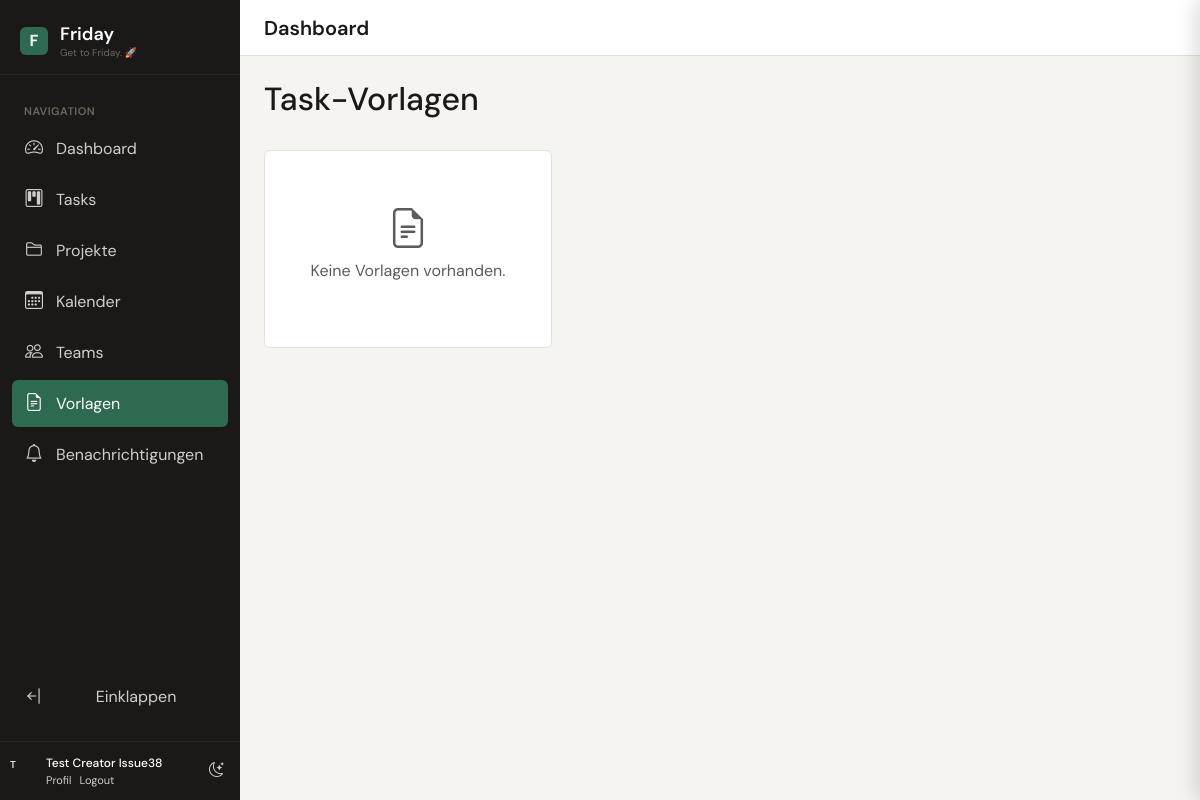
The app's page /tasks/templates/ (signed in), older data.
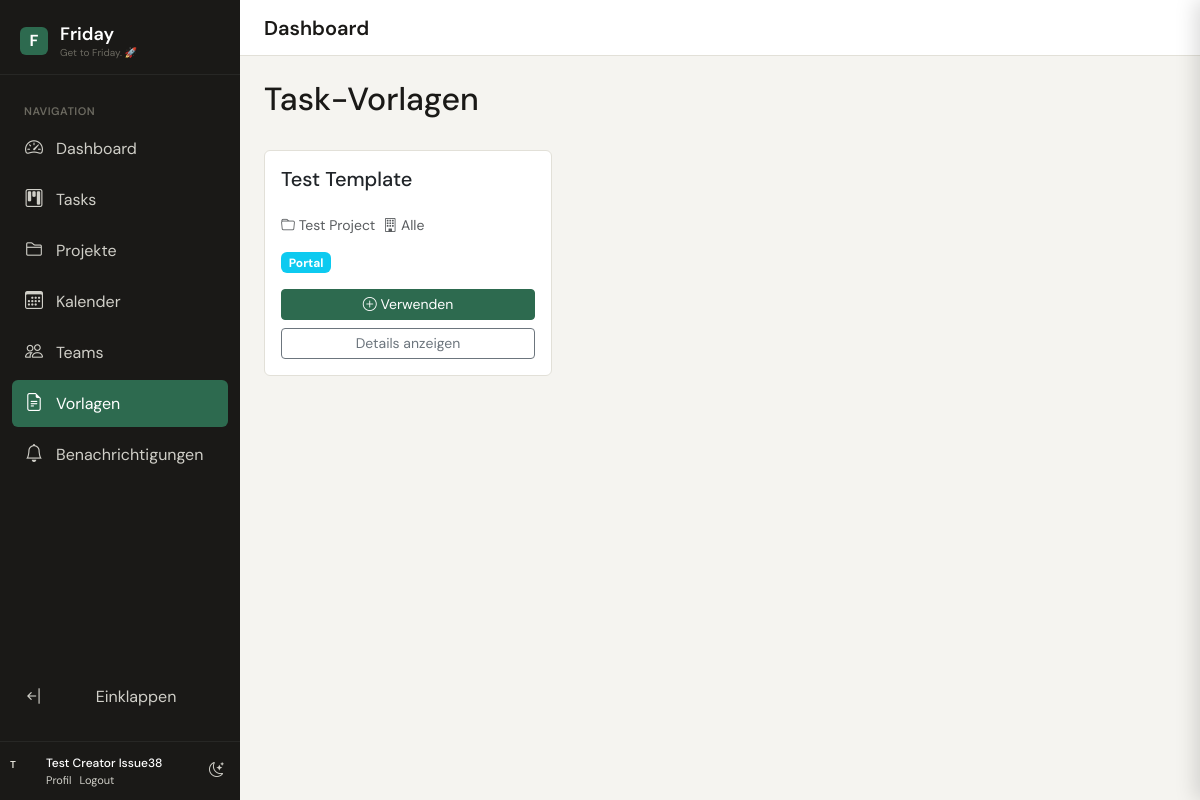
The same page, newer data.
### apps/accounts/models.py (models this page shows, shortened)
class User(AbstractUser):
    avatar = models.ImageField(upload_to='avatars/', blank=True)
    display_name = models.CharField(max_length=100, blank=True)
    job_title = models.CharField(max_length=100, blank=True)
    phone = models.CharField(max_length=30, blank=True)
    azure_oid = models.CharField(max_length=100, blank=True, db_index=True)  # object ID from token
    azure_upn = models.EmailField(blank=True)  # UserPrincipalName
    notify_email = models.BooleanField(default=True)
    notify_inapp = models.BooleanField(default=True)
    timezone = models.CharField(max_length=50, default='Europe/Berlin')
    is_portal_user = models.BooleanField(
        default=False,
        help_text='Portal users have limited access and are not shown in assignee dropdowns'
    )
    portal_client = models.ForeignKey(
        'core.Client',
        on_delete=models.SET_NULL,
        null=True,
        blank=True,
        related_name='portal_users',
        help_text='Client/Mandant assignment for portal users'
    )
    class Meta:
        verbose_name = 'User'
        verbose_name_plural = 'Users'
    @property
    def full_name(self):
        return self.display_name or self.get_full_name() or self.username
    @property
    def teams(self):
        from apps.teams.models import Team
        return Team.objects.filter(memberships__user=self, is_active=True)

### apps/tasks/models.py (models this page shows, shortened)
class TaskTemplate(TimeStampedModel):
    name                = models.CharField(max_length=200)
    slug                = models.SlugField(unique=True)
    description         = models.TextField(
                            blank=True,
                            help_text='Interne Beschreibung der Vorlage.'
                          )
    default_project     = models.ForeignKey(
                            'projects.Project',
                            on_delete=models.SET_NULL,
                            null=True, blank=True,
                            help_text='Vorausgewähltes Projekt.'
                          )
    default_priority    = models.IntegerField(
                            choices=[],  # Will be set dynamically
                            default=0
                          )
    default_assigned_to_team = models.ForeignKey(
                            'teams.Team',
                            on_delete=models.SET_NULL,
                            null=True, blank=True,
                            help_text='Vorausgewähltes Team.'
                          )
    extra_fields_yaml   = models.TextField(
                            blank=True,
                            help_text='''YAML-Definition der Zusatzfelder.
Beispiel:
- name: zielgruppe
  label: Zielgruppe
  type: text
  required: true

- name: ton
  label: Ton der Kommunikation
  type: select
  required: true
  options:
    - Formell
    - Informell
    - Neutral
'''
                          )
    is_active           = models.BooleanField(default=True)
    is_portal_visible   = models.BooleanField(
                            default=False,
                            help_text='Im Customer Portal verfügbar.'
                          )
    client              = models.ForeignKey(
                            'core.Client',
                            on_delete=models.SET_NULL,
                            null=True, blank=True,
                            help_text='Nur für diesen Mandanten sichtbar. '
                                      'Leer = alle Mandanten.'
                          )
    created_by          = models.ForeignKey(
                            settings.AUTH_USER_MODEL,
                            on_delete=models.SET_NULL,
                            null=True
                          )
    class Meta:
        ordering = ['name']
        verbose_name = 'Task Template'
    def get_extra_fields(self) -> list:
        if not self.extra_fields_yaml:
            return []

### apps/projects/models.py (models this page shows, shortened)
class Project(TimeStampedModel):
    STATUS_PLANNING     = 'planning'
    STATUS_ACTIVE       = 'active'
    STATUS_ON_HOLD      = 'on_hold'
    STATUS_PRODUCTION   = 'production'
    STATUS_DONE         = 'done'
    STATUS_DEFERRED     = 'deferred'
    STATUS_ARCHIVED     = 'archived'
    STATUS_END_OF_LIFE  = 'end_of_life'
    STATUS_CHOICES = [
        (STATUS_PLANNING,    'Planung'),
        (STATUS_ACTIVE,      'Aktiv'),
        (STATUS_ON_HOLD,     'Pausiert'),
        (STATUS_PRODUCTION,  'Production'),
        (STATUS_DONE,        'Abgeschlossen'),
        (STATUS_DEFERRED,    'Zurückgestellt'),
        (STATUS_ARCHIVED,    'Archiviert'),
        (STATUS_END_OF_LIFE, 'End of Life'),
    ]
    VISIBILITY_MEMBERS = 'members'
    VISIBILITY_ORG     = 'organisation'
    VISIBILITY_CHOICES = [
        (VISIBILITY_MEMBERS, 'Members only'),
        (VISIBILITY_ORG,     'Entire organisation'),
    ]
    name        = models.CharField(max_length=200)
    description = models.TextField(blank=True)
    status      = models.CharField(
        max_length=20,
        choices=STATUS_CHOICES,
        default=STATUS_PLANNING
    )
    visibility  = models.CharField(
        max_length=20,
        choices=VISIBILITY_CHOICES,
        default=VISIBILITY_MEMBERS
    )
    owner       = models.ForeignKey(
        settings.AUTH_USER_MODEL,
        on_delete=models.SET_NULL,
        null=True,
        related_name='owned_projects'
    )
    client      = models.ForeignKey(
        'core.Client',
        on_delete=models.SET_NULL,
        null=True,
        blank=True,
        related_name='projects',
        help_text='Client / Mandant this project belongs to.'
    )
    start_date  = models.DateField(null=True, blank=True)
    due_date    = models.DateField(null=True, blank=True)
    priority    = models.IntegerField(default=0)
    color       = models.CharField(max_length=7, default='#3b82f6')
    user_members = models.ManyToManyField(
        settings.AUTH_USER_MODEL,
        through='ProjectUserMembership',
        related_name='member_projects',
        blank=True,
    )
    team_members = models.ManyToManyField(
        'teams.Team',
        through='ProjectTeamMembership',
        related_name='member_projects',
        blank=True,
    )
    class Meta:
        ordering = ['-updated_at']

### apps/tasks/views.py (the view)
# urls.py: path('templates/',                           views.TemplateListView.as_view(),        name='template-list'),
class TemplateListView(LoginRequiredMixin, View):
    def get(self, request):
        from .models import TaskTemplate
        templates = TaskTemplate.objects.filter(
            is_active=True
        ).select_related('default_project', 'default_assigned_to_team', 'client')
        return render(request, 'tasks/templates/list.html', {
            'templates': templates,
        })

### apps/core/context_processors.py (called while the page is built)
def friday_context(request):
    context = {
        'app_version': '1.0.0',
        'user_teams': [],
        'unread_notification_count': 0,
    }
    if request.user.is_authenticated:
        try:
            context['user_teams'] = list(request.user.teams.all()) if hasattr(request.user, 'teams') else []
        except Exception:
            context['user_teams'] = []
        try:
            from apps.notifications.models import Notification
            context['unread_notification_count'] = Notification.objects.filter(
                recipient=request.user, is_read=False
            ).count()
        except Exception:
            context['unread_notification_count'] = 0
    return context

### templates/tasks/templates/list.html (shortened to what this page needs)
{% extends 'base.html' %}
{% load static %}
{% block content %}
<div class="d-flex justify-content-between align-items-center mb-4">
    <h2>Task-Vorlagen</h2>
</div>
<div class="row row-cols-1 row-cols-md-2 row-cols-lg-3 g-4">
    {% for template in templates %}
    <div class="col">
        <div class="card h-100">
            <div class="card-body">
                <div class="d-flex justify-content-between align-items-start mb-3">
                    <h5 class="card-title">{{ template.name }}</h5>
                </div>
                <div class="d-flex flex-wrap gap-2 mb-3 small text-muted">
                    {% if template.default_project %}
                    <span><i class="bi bi-folder"></i> {{ template.default_project.name }}</span>
                    {% endif %}
                    {% if template.client %}
                    <span><i class="bi bi-building"></i> {{ template.client.short_name }}</span>
                    {% else %}
                    <span><i class="bi bi-building"></i> Alle</span>
                    {% endif %}
                </div>
                <div class="d-flex flex-wrap gap-2 mb-3">
                    {% if template.is_portal_visible %}
                    <span class="badge bg-info">Portal</span>
                    {% endif %}
                </div>
                <div class="d-grid gap-2">
                    <a href="{% url 'tasks:template-use' template.slug %}"
                       class="btn btn-primary btn-sm">
                        <i class="bi bi-plus-circle"></i> Verwenden
                    </a>
                    <a href="{% url 'tasks:template-detail' template.slug %}"
                       class="btn btn-outline-secondary btn-sm">
                        Details anzeigen
                    </a>
                </div>
            </div>
        </div>
    </div>
    {% empty %}
    <div class="col-12">
        <div class="card">
            <div class="card-body text-center text-muted py-5">
                <i class="bi bi-file-earmark-text fs-1 mb-3"></i>
                <p>Keine Vorlagen vorhanden.</p>
            </div>
        </div>
    </div>
    {% endfor %}
</div>
{% endblock %}

### templates/base.html (shortened to what this page needs)
{% load static %}
<!DOCTYPE html>
<html lang="en">
<head>
    <link href="https://cdn.jsdelivr.net/npm/bootstrap@5.3.0/dist/css/bootstrap.min.css" rel="stylesheet">
    <link rel="stylesheet" href="https://cdn.jsdelivr.net/npm/bootstrap-icons@1.11.0/font/bootstrap-icons.css">
    <link rel="stylesheet" href="https://cdn.jsdelivr.net/npm/easymde/dist/easymde.min.css">
    <link rel="stylesheet" href="https://cdn.jsdelivr.net/npm/tributejs@5/dist/tribute.css">
    <link rel="stylesheet" href="{% static 'css/friday.css' %}">
</head>
<body hx-headers='{"X-CSRFToken": "{{ csrf_token }}"}'>
    <div class="friday-layout">
        {% include 'partials/sidebar.html' %}
        <div class="friday-main">
            {% include 'partials/topbar.html' %}
            <div class="friday-content">
                {% block content %}{% endblock %}
            </div>
        </div>
    </div>
</body>
</html>

### templates/partials/sidebar.html (shortened to what this page needs)
<aside class="friday-sidebar" id="friday-sidebar">
    <div class="sidebar-logo">
        <div class="sidebar-logo-mark">F</div>
        <div class="sidebar-logo-text-wrap">
            <span class="sidebar-logo-text">Friday</span>
            <span class="sidebar-logo-tagline">Get to Friday. 🚀</span>
        </div>
    </div>
    <nav class="sidebar-nav">
        <div class="sidebar-section-label">Navigation</div>
        <a href="{% url 'dashboard:dashboard' %}"
           class="sidebar-link {% if request.resolver_match.app_name == 'dashboard' %}active{% endif %}"
           title="Dashboard"
           data-bs-toggle="tooltip"
           data-bs-placement="right"
           data-bs-title="Dashboard">
            <i class="bi bi-speedometer2"></i>
            <span class="sidebar-link-text">Dashboard</span>
        </a>
        <a href="{% url 'kanban:kanban-board' %}"
           class="sidebar-link {% if request.resolver_match.app_name == 'kanban' %}active{% endif %}"
           title="Tasks"
           data-bs-toggle="tooltip"
           data-bs-placement="right"
           data-bs-title="Tasks">
            <i class="bi bi-kanban"></i>
            <span class="sidebar-link-text">Tasks</span>
        </a>
        <a href="{% url 'projects:project-list' %}"
           class="sidebar-link {% if request.resolver_match.app_name == 'projects' and request.resolver_match.url_name != 'calendar' %}active{% endif %}"
           title="Projekte"
           data-bs-toggle="tooltip"
           data-bs-placement="right"
           data-bs-title="Projekte">
            <i class="bi bi-folder2"></i>
            <span class="sidebar-link-text">Projekte</span>
        </a>
        <a href="{% url 'projects:calendar' %}"
           class="sidebar-link {% if request.resolver_match.url_name == 'calendar' %}active{% endif %}"
           title="Kalender"
           data-bs-toggle="tooltip"
           data-bs-placement="right"
           data-bs-title="Kalender">
            <i class="bi bi-calendar3"></i>
            <span class="sidebar-link-text">Kalender</span>
        </a>
        <a href="{% url 'teams:team-list' %}"
           class="sidebar-link {% if request.resolver_match.app_name == 'teams' %}active{% endif %}"
           title="Teams"
           data-bs-toggle="tooltip"
           data-bs-placement="right"
           data-bs-title="Teams">
            <i class="bi bi-people"></i>
            <span class="sidebar-link-text">Teams</span>
        </a>
        <a href="{% url 'tasks:template-list' %}"
           class="sidebar-link {% if request.resolver_match.url_name|slice:":9" == 'template-' %}active{% endif %}"
           title="Vorlagen"
           data-bs-toggle="tooltip"
           data-bs-placement="right"
           data-bs-title="Vorlagen">
            <i class="bi bi-file-earmark-text"></i>
            <span class="sidebar-link-text">Vorlagen</span>
        </a>
        <a href="{% url 'notifications:notification-list' %}"
           class="sidebar-link {% if request.resolver_match.app_name == 'notifications' %}active{% endif %}"
           title="Benachrichtigungen"
           data-bs-toggle="tooltip"
           data-bs-placement="right"
           data-bs-title="Benachrichtigungen">
            <i class="bi bi-bell"></i>
            <span class="sidebar-link-text">
                Benachrichtigungen
            </span>
        </a>
        <button class="sidebar-link sidebar-toggle-btn mt-auto"
                onclick="toggleSidebar()"
                title="Menü einklappen"
                data-bs-toggle="tooltip"
                data-bs-placement="right"
                data-bs-title="Menü">
            <i class="bi bi-arrow-bar-left" id="sidebar-toggle-icon"></i>
            <span class="sidebar-link-text">Einklappen</span>
        </button>
    </nav>
    <div class="sidebar-footer">
        {% if user.is_authenticated %}
        <div class="sidebar-user">
            <div class="user-avatar user-avatar-sm sidebar-user-avatar">
                {% if user.avatar %}
                    <img src="{{ user.avatar.url }}" alt="{{ user.full_name }}">
                {% else %}
                    <div class="avatar-placeholder">{{ user.username|first|upper }}</div>
                {% endif %}
            </div>
            <div class="sidebar-user-info">
                <div class="sidebar-user-name">{{ user.full_name }}</div>
                <div class="sidebar-user-links">
                    <a href="{% url 'accounts:profile' %}">Profil</a>
                    <form method="post" action="{% url 'accounts:logout' %}" style="display:inline">
                        <button type="submit" class="btn-link-inline">Logout</button>
                    </form>
                </div>
            </div>
        </div>
        {% endif %}
        <button class="sidebar-theme-btn"
                id="sidebar-theme-toggle"
                onclick="toggleTheme()"
                title="Light/Dark Mode">
            <i class="bi bi-moon-stars" id="theme-icon"></i>
        </button>
    </div>
</aside>

### templates/partials/topbar.html (shortened to what this page needs)
<header class="friday-topbar">
    <div class="topbar-left">
        <h1 class="page-title">{% block page_title %}Dashboard{% endblock %}</h1>
    </div>
</header>

Row changes from the older to the newer data that the page shows:
added TaskTemplate: name "Test Template", default_project.name "Test Project", shows "Alle", is_portal_visible "Portal"
Text that changed along with them:
text no longer shown: "Keine Vorlagen vorhanden."
